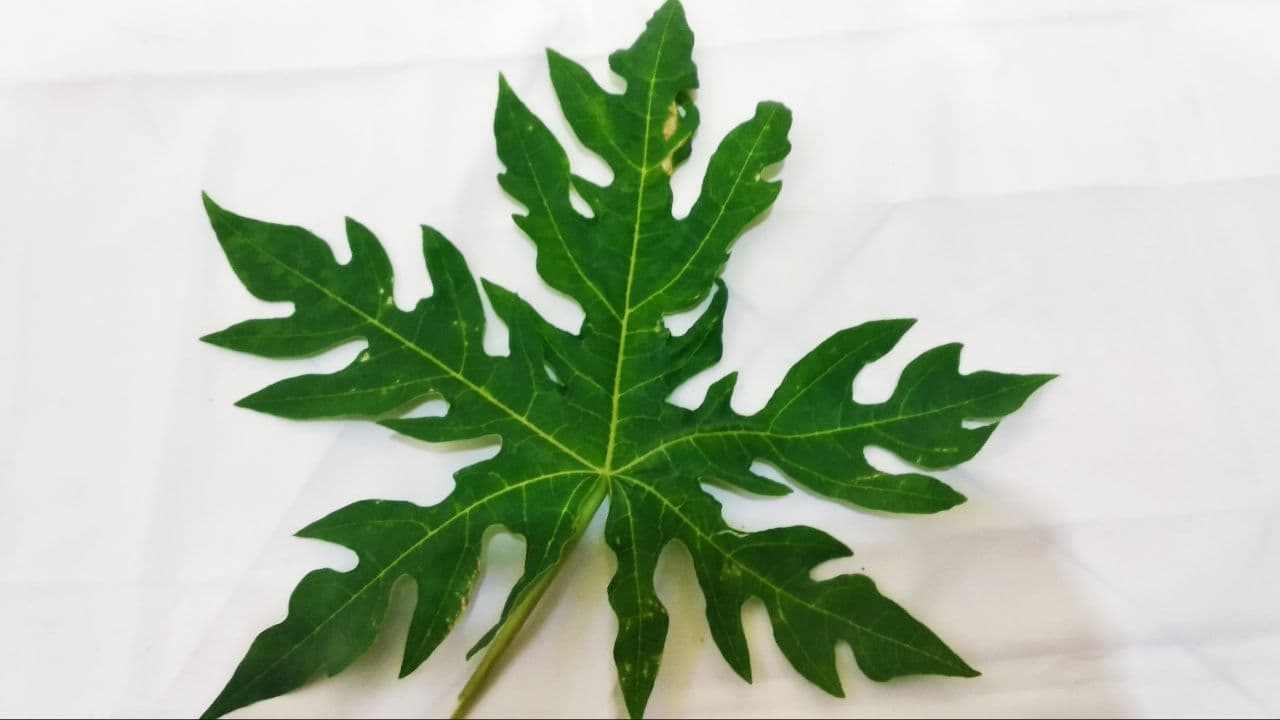
#> input picture pepaya 003.jpg, 1280 x 720 px, found by its file name
$ jupyter execute masking.ipynb   (shell and % lines are left out)
#> lines starting #> are read from the running program, lines starting #| are printed output that depends on the picture; after the words box and inside, x2 and y2 are one past the last pixel; in counts of white or black regions, pixels touching at a corner belong together
<a href="https://colab.research.google.com/github/indrapuja26/pepaya/blob/main/papaya/image_fundamental/masking.ipynb" target="_parent"></a>

[cell 1]
# import the necessary packages
from matplotlib import pyplot as plt
import numpy as np
import argparse
import cv2

[cell 2]
def plt_imshow(title, image):
	# convert the image frame BGR to RGB color space and display it
	image = cv2.cvtColor(image, cv2.COLOR_BGR2RGB)
	plt.imshow(image)
	plt.title(title)
	plt.grid(False)
	plt.show()

[cell 3]
# since we are using Jupyter Notebooks we can replace our argument
# parsing code with *hard coded* arguments and values
args = {
	"image": "pepaya 003.jpg"
}

[cell 4]
# load the original input image and display it to our screen
image = cv2.imread(args["image"])
#> image is the input picture: shape (720, 1280, 3); mean B, G, R 169.5, 190.2, 177.6
plt_imshow("Original", image)

# a mask is the same size as our image, but has only two pixel
# values, 0 and 255 -- pixels with a value of 0 (background) are
# ignored in the original image while mask pixels with a value of
# 255 (foreground) are allowed to be kept
mask = np.zeros(image.shape[:2], dtype="uint8")
cv2.rectangle(mask, (0, 90), (290, 450), 255, -1)
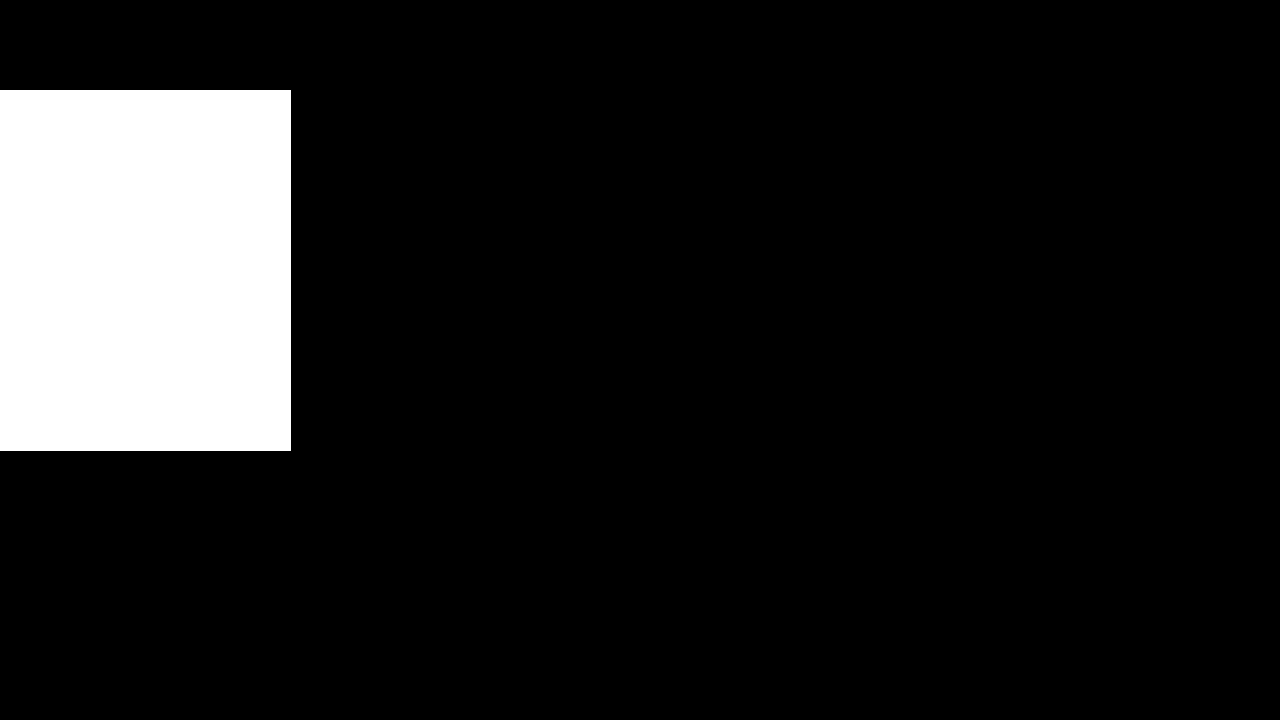
#> mask: shape (720, 1280); 11.4% white; 1 white region, box (x1, y1, x2, y2) and area: (0, 90, 291, 451) 105051
plt_imshow("Rectangular Mask", mask)

# apply our mask -- notice how only the person in the image is
# cropped out
masked = cv2.bitwise_and(image, image, mask=mask)
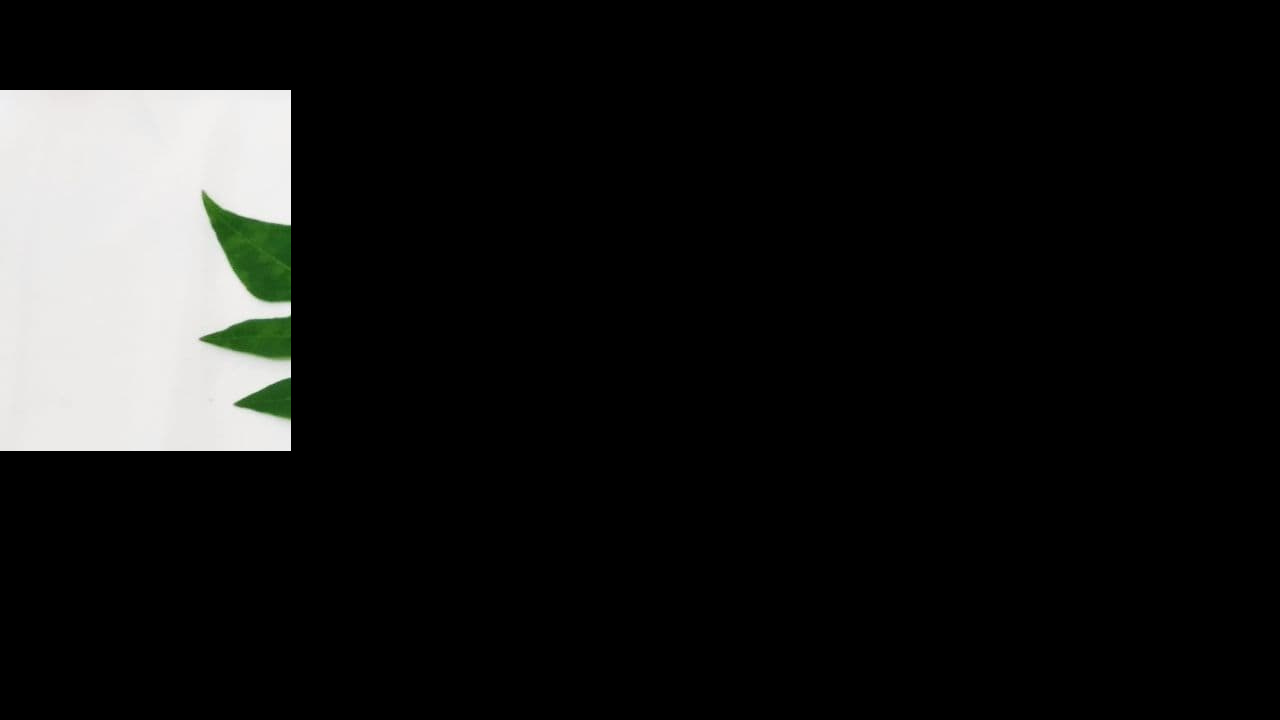
#> masked: shape (720, 1280, 3); mean B, G, R 24.6, 25.4, 25
plt_imshow("Mask Applied to Image", masked)

$ run again, with pepaya 001.jpg copied over pepaya 003.jpg
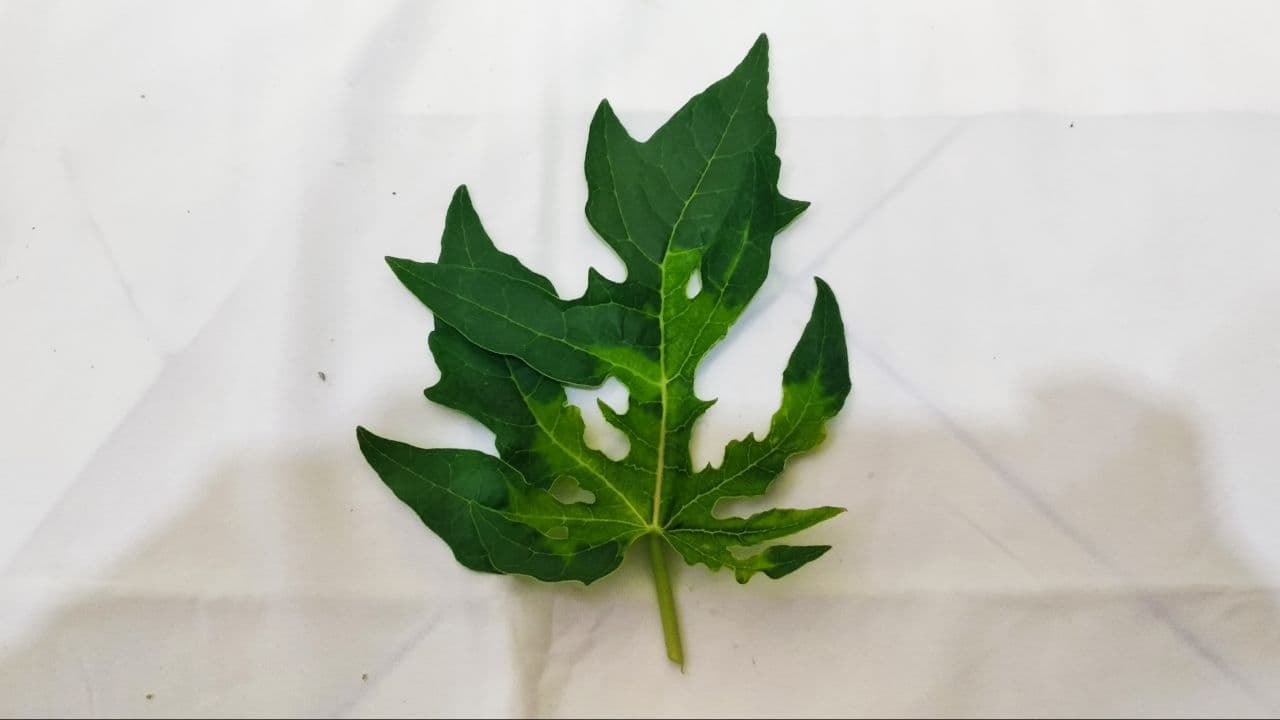
#> input picture pepaya 001.jpg, 1280 x 720 px, found by its file name
#> image is the input picture: shape (720, 1280, 3); mean B, G, R 178.6, 191.5, 187.8
#> mask: shape (720, 1280); 11.4% white; 1 white region, box (x1, y1, x2, y2) and area: (0, 90, 291, 451) 105051
#> `masked = cv2.bitwise_and(image, image, mask=mask)`:
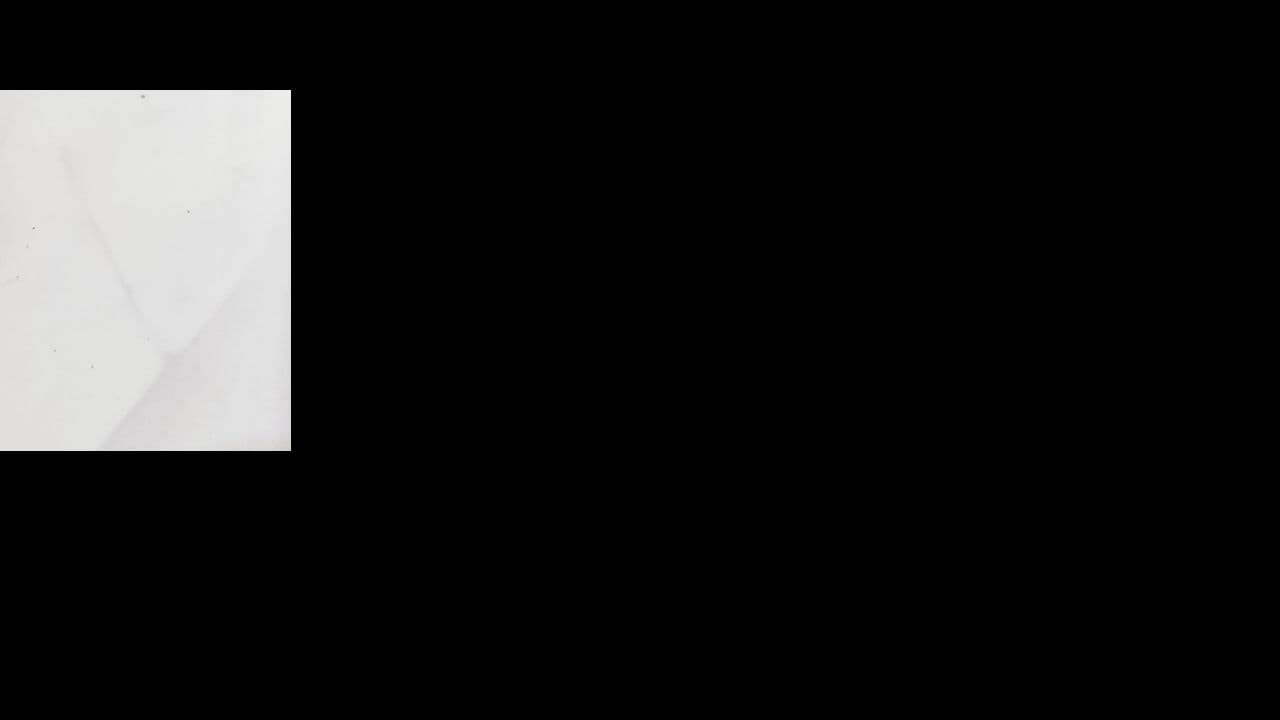
#> masked: shape (720, 1280, 3); mean B, G, R 25.5, 25.6, 25.7

$ run again, with pepaya 002.jpg copied over pepaya 003.jpg
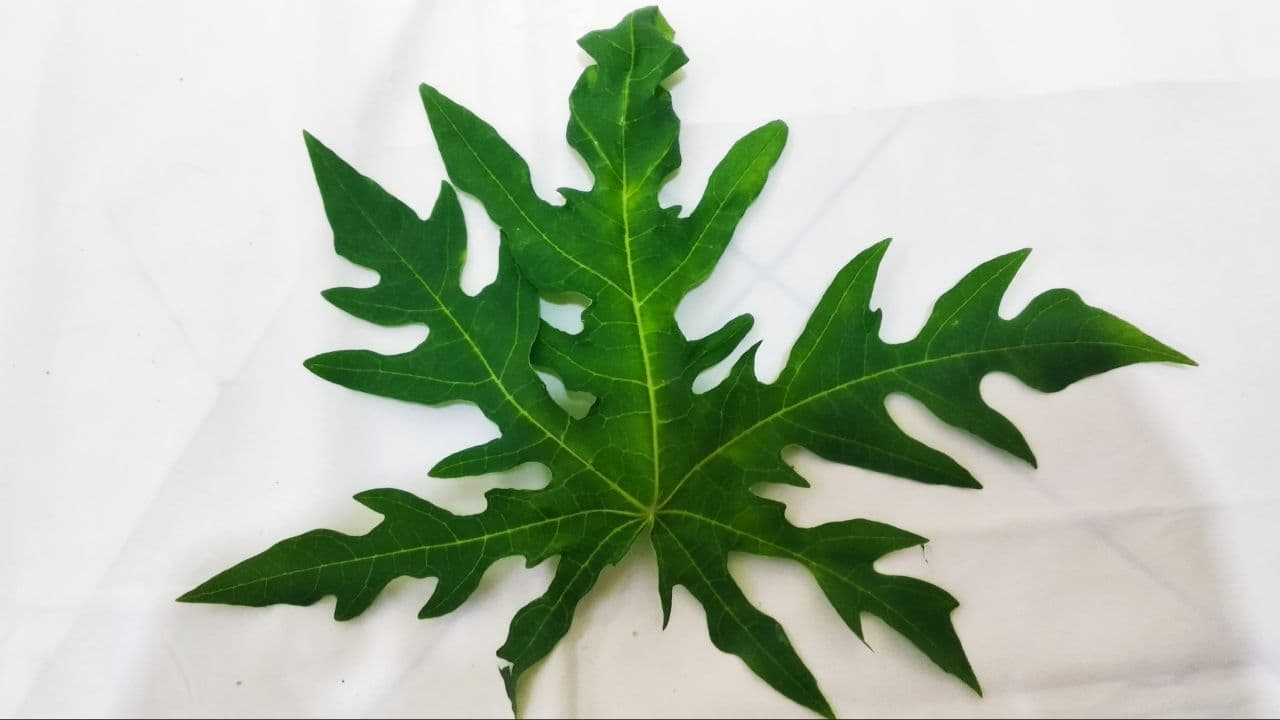
#> input picture pepaya 002.jpg, 1280 x 720 px, found by its file name
#> image is the input picture: shape (720, 1280, 3); mean B, G, R 169.2, 188.9, 176.4
#> mask: shape (720, 1280); 11.4% white; 1 white region, box (x1, y1, x2, y2) and area: (0, 90, 291, 451) 105051
#> `masked = cv2.bitwise_and(image, image, mask=mask)`:
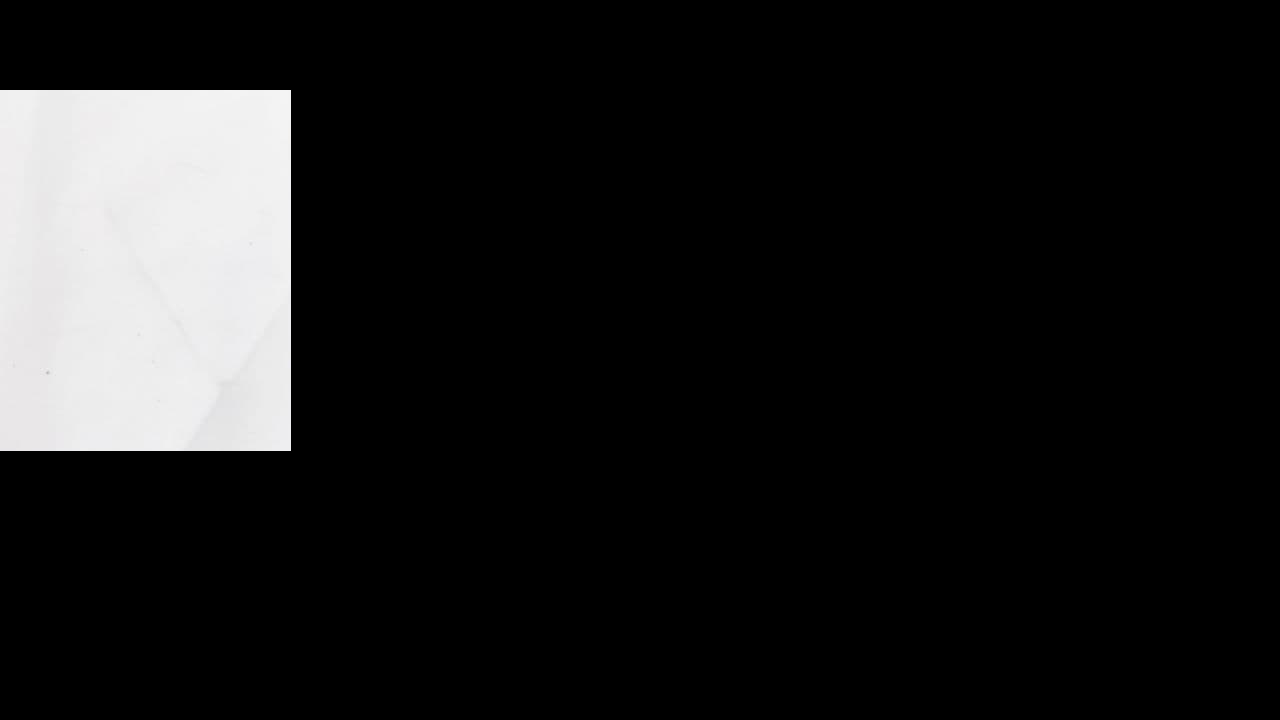
#> masked: shape (720, 1280, 3); mean B, G, R 27, 27, 27

$ run again, with pepaya 004.jpg copied over pepaya 003.jpg
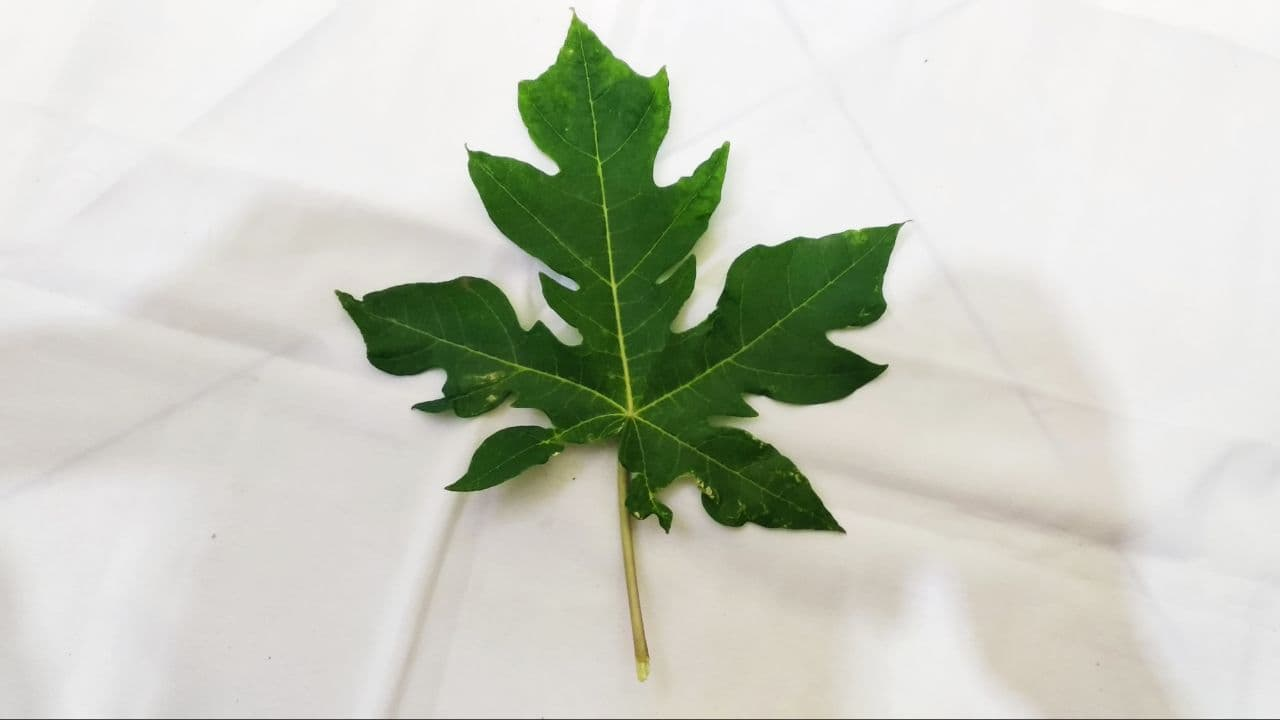
#> input picture pepaya 004.jpg, 1280 x 720 px, found by its file name
#> image is the input picture: shape (720, 1280, 3); mean B, G, R 192.3, 204.3, 200.8
#> mask: shape (720, 1280); 11.4% white; 1 white region, box (x1, y1, x2, y2) and area: (0, 90, 291, 451) 105051
#> `masked = cv2.bitwise_and(image, image, mask=mask)`:
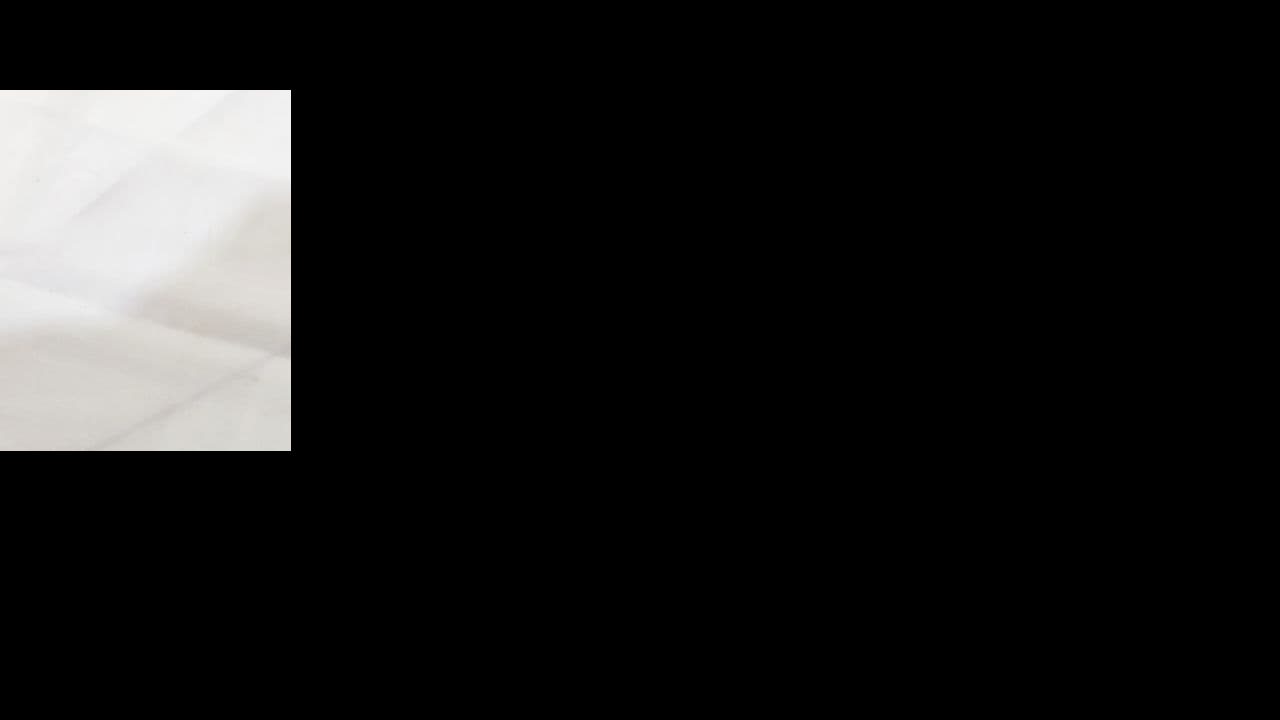
#> masked: shape (720, 1280, 3); mean B, G, R 25.2, 25.5, 25.7
